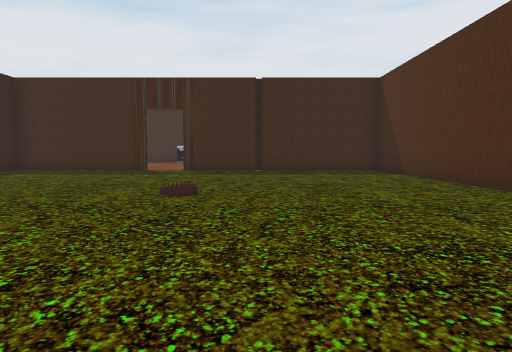
view 1 (above)

24 first-person views from a walk through a Unity game level. The camera is 1.3 m above the floor, tilts 4° down and sees 70° across. The floor is counted in squares, 2 m on a side. Each view is taken from the middle of a square. On the plan, view 1 faces up. The plan holds only what a view shows up to about 11 squares ahead; the rest is blank. The place goes on beyond the plan. The player is left out. Some animated figures are left out. Door leaves are left out, so doorways stand open. Some surface patterns are stand-ins.

view 2
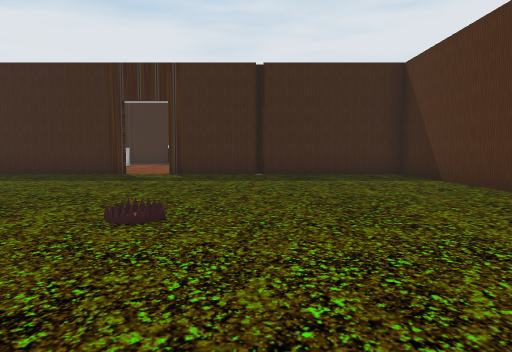

view 3
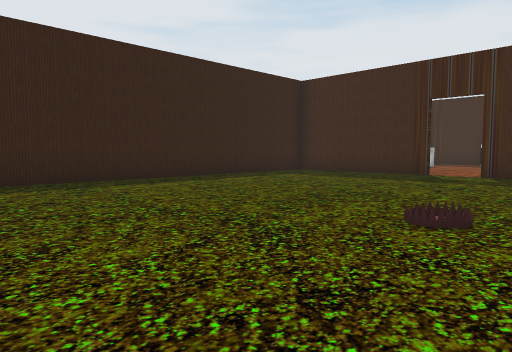

view 4
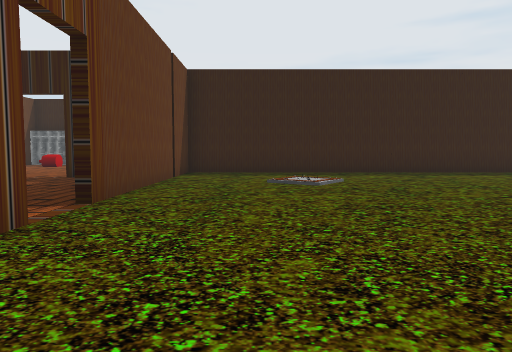

view 5
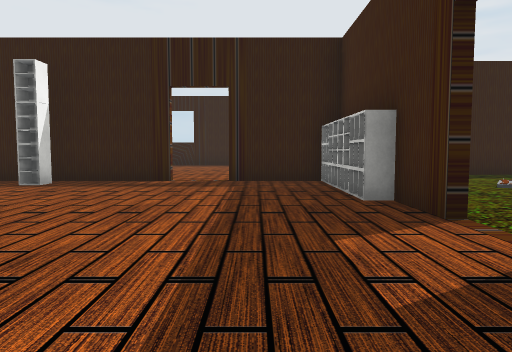

view 6
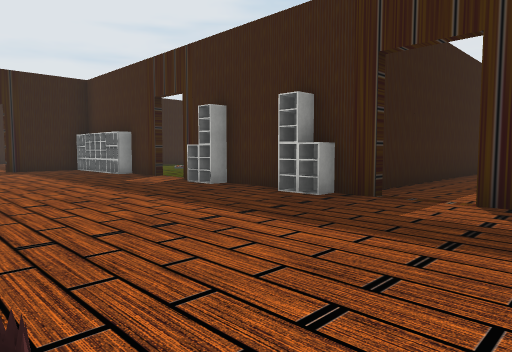

view 7
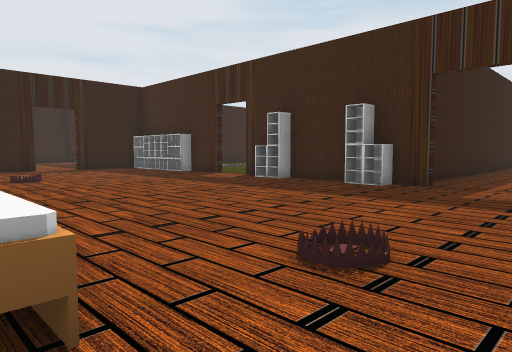

view 8
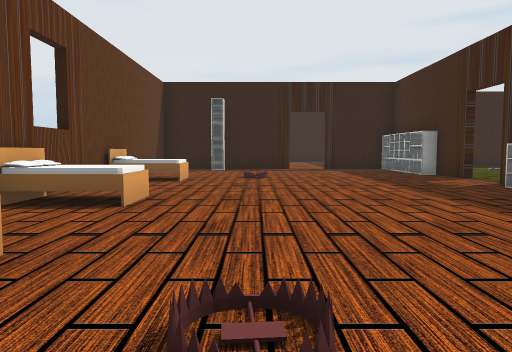

view 9
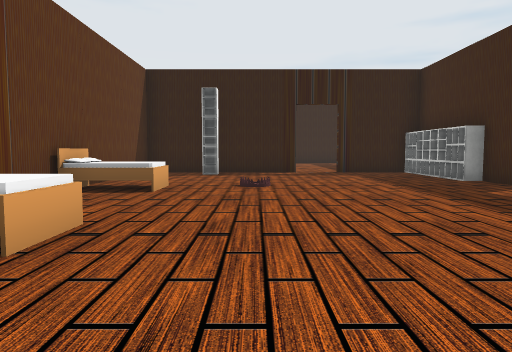

view 10
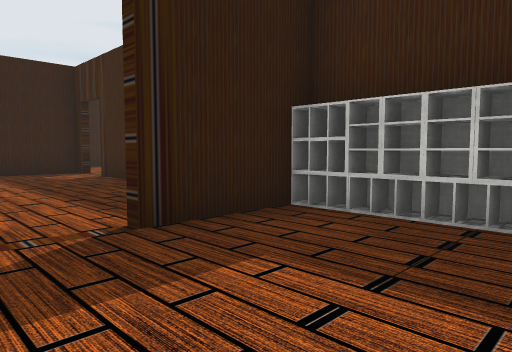

view 11
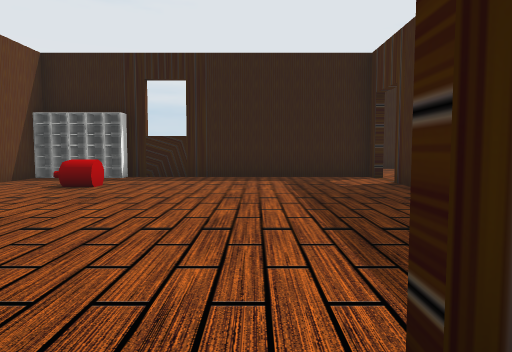

view 12
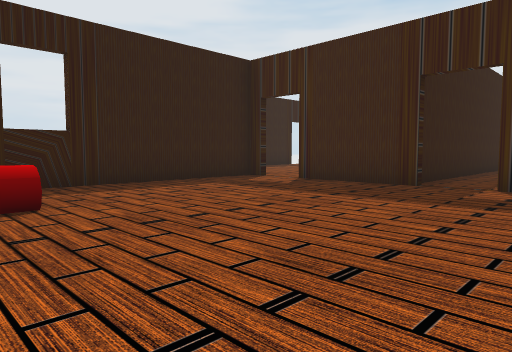

view 13
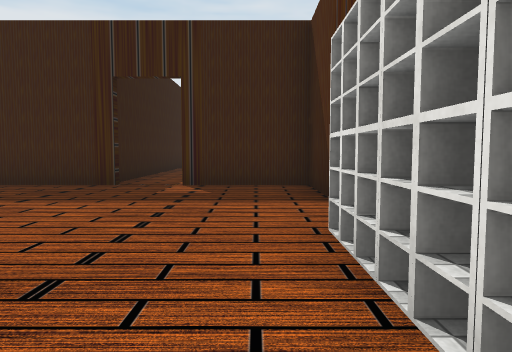

view 14
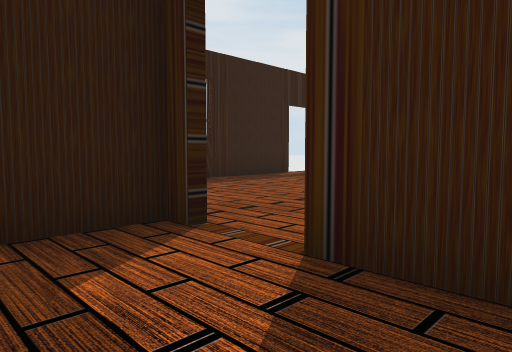

view 15
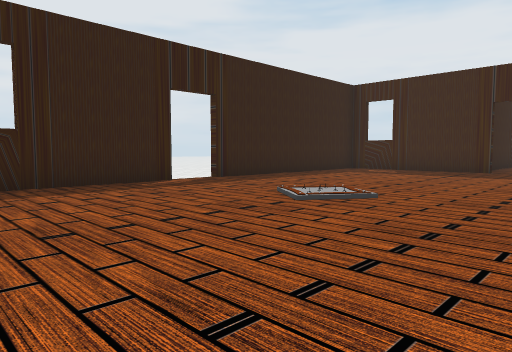

view 16
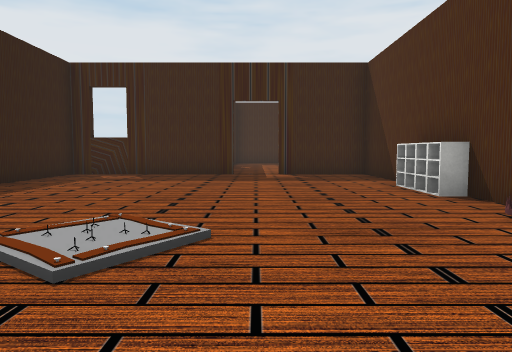

view 17
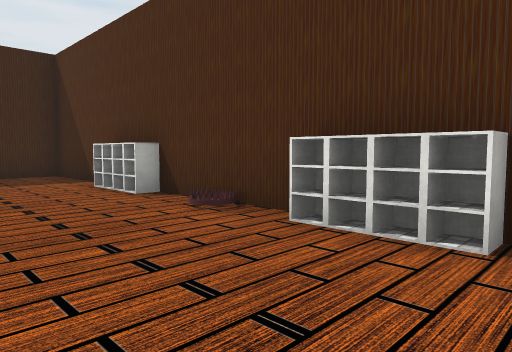

view 18
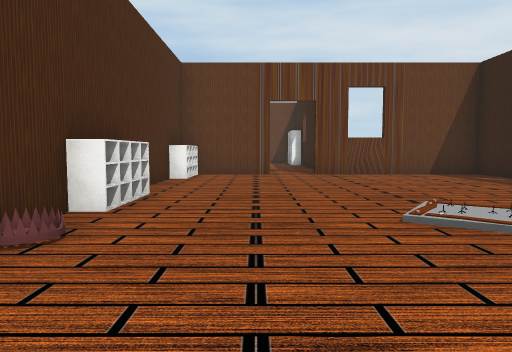

view 19
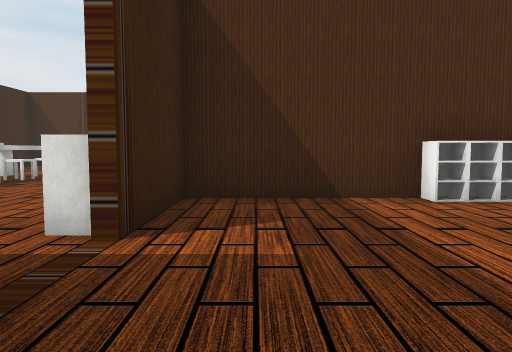

view 20
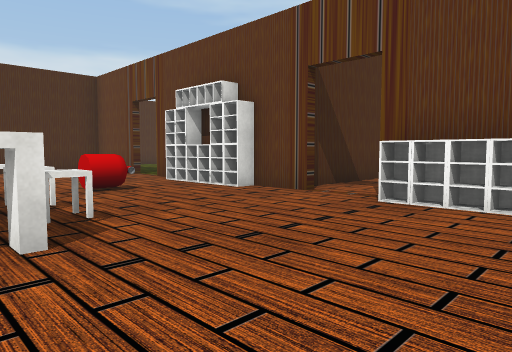

view 21
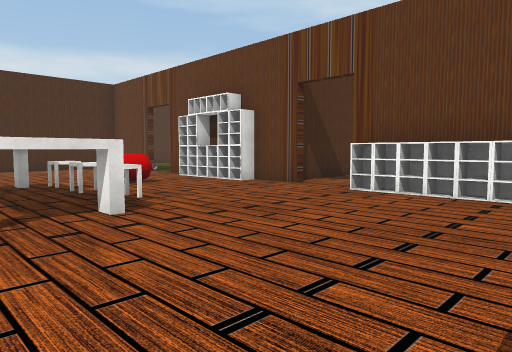

view 22
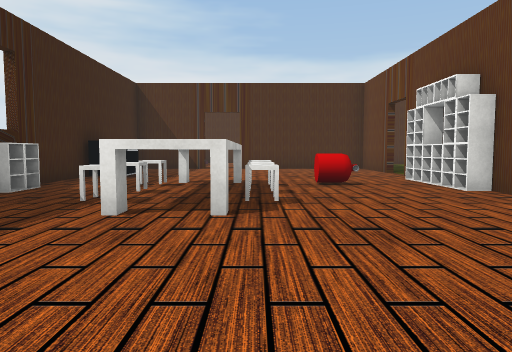

view 23
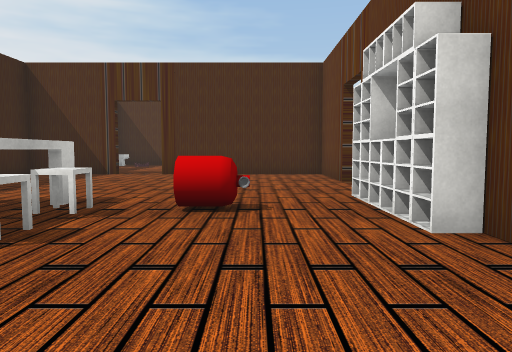

view 24
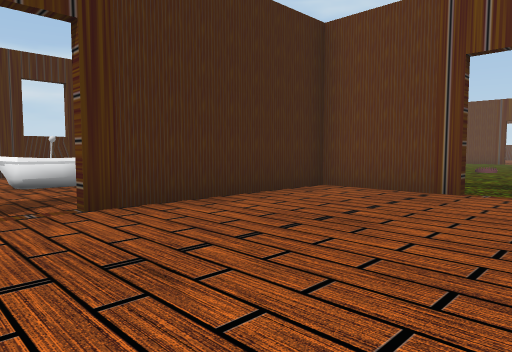

### Floor plan
Points are (right, up) in squares from view 1. A wall is a line through its corners. A room is listed if a view was taken in it or the views show most of it. See-through windows are left out.
Room 1 (views 1, 2, 3, 4, 5, 6, 7, 8, 9, 10, 11, 12, 13, 14, 15, 16, 17, 18, 19, 20, 21, 22, 23, 24)
walls: (-10, 4.4) (-10, 6.5); (-8, 8.9) (-8, 11.5); (-2.5, -2) (-1.4, -2); (-7.8, 9.9) (-7.8, -2) (-5.4, -2); (-5.8, -2.5) (-5.8, -4.6); (-10, -0.4) (-10, 2.6); (-1.4, -2.2) (-2.5, -2.2); (-10, 9.4) (-10, 11.5); (-0.2, -2) (0.2, -2); (-3.5, 12) (-4.5, 12); (-6, -4.1) (-6, -2.2) (-8.4, -2.2); (-10.4, -2.2) (-12.4, -2.2); (-4.1, 12.2) (-3.6, 12.2); (-2.5, 12.2) (0, 12.2) (0, 16.6); (-8.5, 12.2) (-7.5, 12.2); (4, 5.6) (4, 11.5); (4.2, 4.5) (4.2, -1.2); (-12.4, -2) (-10.5, -2); (2.6, -2.2) (-0.2, -2.2); (-14, -2.2) (-14, -7.6); (2.5, 12) (-2.4, 12); (-13.5, 12) (-18, 12) (-18, 5.6); (-5.8, -8.5) (-5.8, -9.5); (6.2, -2.2) (5.8, -2.2); (-18, 4.5) (-18, 1.1); (-18, -0.5) (-18, -2) (-13.6, -2); (0, 17.8) (0, 18.5); (6.2, 14.5) (6.2, 16.2)
ways out: opening at (-9.5, -2) to room 2; opening at (6.2, -4.5); open door at (-18, 5)
objects: carpet (-14, 4); trap (-12, -8); other object (-12, 12); other object (-11, 12); other object (-10, 7); other object (-10, 8); other object (-10, 9); other object (-10, 12); other object (-9, 17) to (-6, 17); other object (-8, 16); other object (-8, 18); other object (-7, 12); other object (-7, 16); other object (-7, 18); other object (-6, -8); other object (-6, -7); other object (-6, -6); other object (-6, 12); trap (-6, 15); other object (-6, 16); other object (-6, 18); other object (-5, -8); other object (-5, -2); other object (-5, 12); other object (-4, -2); carpet (-4, 1); other object (-3, -2); trap (-2, -7); other object (-1, -9); trap (-1, 6); other object (2, -9); other object (3, -2); other object (3, 15) to (3, 16); other object (4, -2); other object (5, -9); trap (6, -7)
Room 2 (no view inside)
walls: (-9.8, 2.4) (-9.8, -0.6)
ways out: opening at (-9.5, -2) to room 1
objects: other object (-10, -2); other object (-10, -1); other object (-10, 3); other object (-10, 4)

Positions as (right, up) in squares from view 1, and headings:
1: (0, 0), facing up
2: (0, 2), facing up
3: (0, 2), facing up-left
4: (3, 0), facing left
5: (2, -4), facing left
6: (7, -7), facing up-left
7: (7, -9), facing up-left
8: (7, -7), facing left
9: (5, -7), facing left
10: (-3, -6), facing up-left
11: (-5, -5), facing left
12: (-7, -9), facing up-left
13: (-7, -9), facing up
14: (-11, -4), facing up-left
15: (-11, 0), facing up-left
16: (-13, 2), facing up
17: (-13, 2), facing up-right
18: (-12, 8), facing down
19: (-15, 11), facing right
20: (-12, 17), facing down-right
21: (-13, 18), facing down-right
22: (-13, 16), facing right
23: (-10, 14), facing right
24: (-4, 18), facing down-right
